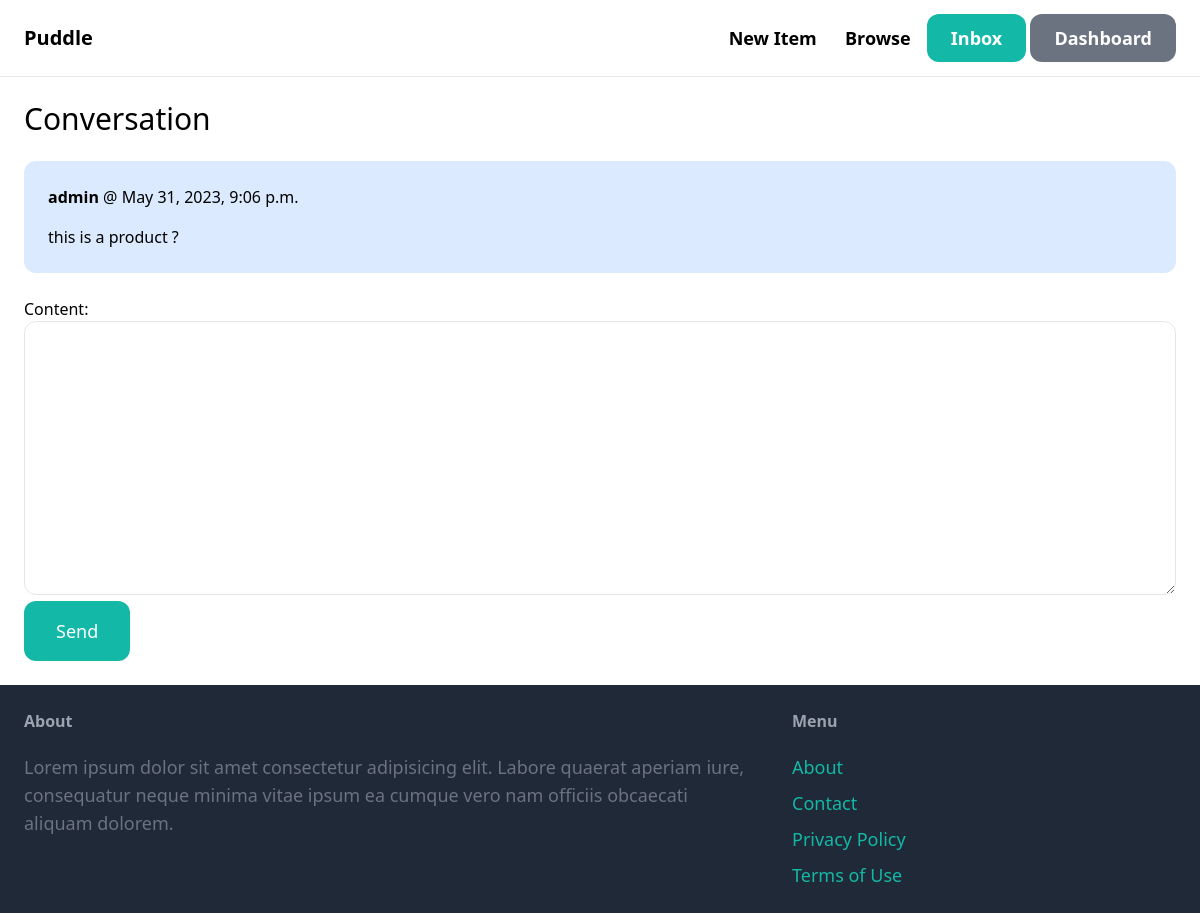
Page /inbox/7/ (signed in) on the earlier database version.
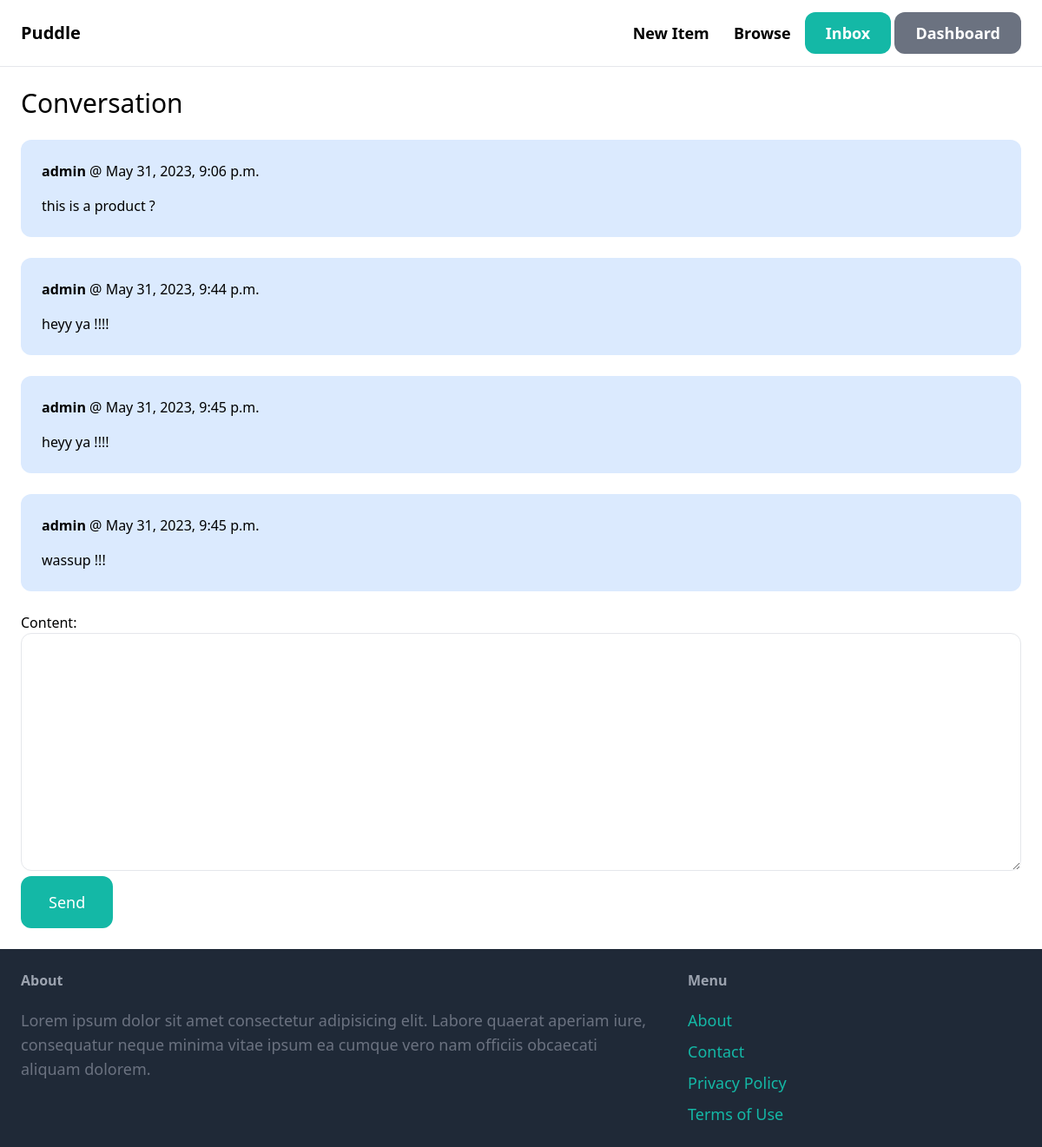
Same page on the later database version.
### conversation/models.py (models this page shows)
class ConversationMessage(models.Model):
    conversation=models.ForeignKey(Conversation,
                                   related_name='messages',
                                   on_delete=models.CASCADE)
    content=models.TextField()
    created_at=models.DateTimeField(auto_now_add=True)
    created_by=models.ForeignKey(User,
                                 related_name = 'created_messages',
                                 on_delete=models.CASCADE)

### conversation/views.py (the view)
# urls.py: path('<int:pk>/', views.detail, name = 'detail'),
@login_required
def detail(request, pk):
    conversation = Conversation.objects.filter( members__in=[request.user.id]).get(pk=pk)
    if request.method == "POST":
        form = ConversationMessageForm(request.POST)
        if form.is_valid():
            conversation_message = form.save(commit = False)
            conversation_message.conversation = conversation
            conversation_message.created_by = request.user
            conversation_message.save()
            conversation.save()
            return redirect('conversation:detail', pk = pk)
    else:
        form = ConversationMessageForm()
    return render(request, 'conversation/detail.html', {
        'conversation': conversation,
        'form':form
    })

### conversation/forms.py
class ConversationMessageForm(forms.ModelForm):
    class Meta:
        model = ConversationMessage
        fields = ('content',)
        widgets = {
            'content' : forms.Textarea(attrs={
                'class' : 'w-full py-4 px-6 rounded-xl border'
            })
        }

### conversation/templates/conversation/detail.html (shortened to what this page needs)
{% extends 'core/base.html' %}
{% block content %}
    <h1 class="mb-6 text-3xl"> Conversation </h1>
    <div class="space-y-6">
        {% for message in conversation.messages.all %}
                <div class="p-6 flex {% if message.created_by == request.user %} bg-blue-100 {% else %} bg-gray-100 {%endif%} rounded-xl ">
                    <div>
                        <p  class="mb-4"> <strong>{{message.created_by.username}}</strong> @ {{message.created_at}} </p>
                        <p> {{message.content}}</p>
                    </div>
                </div>
        {% endfor %}
    </div>
    <form method="POST" action="." class="mt-6">
        {{form.as_p}}
        <button class="py-4 px-8 text-lg bg-teal-500 hover:bg-teal-700 rounded-xl text-white">Send</button>
    </form>
{% endblock %}

Differences in the rows shown:
added ConversationMessage: created_by.username "admin", created_at "May 31, 2023, 9:44 p.m.", content "heyy ya !!!!"
added ConversationMessage: created_by.username "admin", created_at "May 31, 2023, 9:45 p.m.", content "heyy ya !!!!"
added ConversationMessage: created_by.username "admin", created_at "May 31, 2023, 9:45 p.m.", content "wassup !!!"
